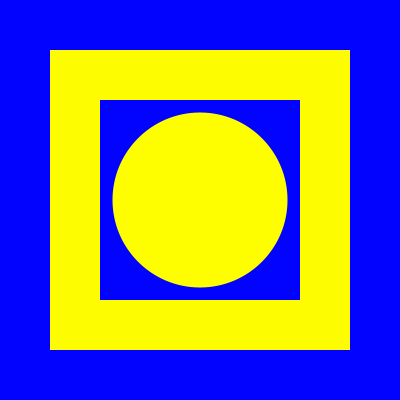
Frame 1 (no input)
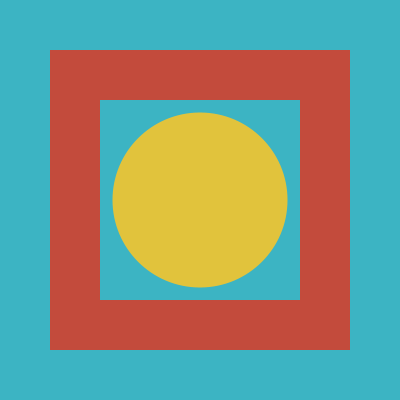
Frame 60 (the mouse pressed at the canvas centre just before this capture)
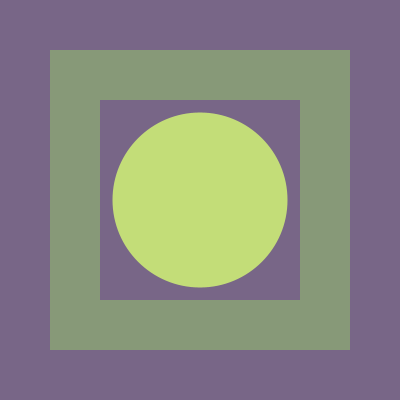
Frame 120 (the mouse held since frame 60 and released just before this capture)

The Processing sketch that drew these frames (run headless with seeded random() and noise(); from frame 60 on, the mouse is pressed at the canvas centre):

// Processing sketch: conditinals02
// ── conditinals02.pde
//variables go here
int myRed = 0;
int myGreen = 0;
int myBlue = 255;

//this runs once
void setup() {
  //put your code in here  
  size(400,400);
  frameRate(30);
}

//this runs all the time
void draw() {
  //put your code in here
  myRed = myRed + 1;
  myBlue = myBlue - 1;
  myGreen = myGreen + 3;
  
  println("myRed: ", myRed, "myGreen: ", myGreen, "myBlue: ", myBlue);
  //check value of myRed: if greater than 255, reset to 0.
  if (myRed == 255) {
     myRed = 0; 
  }
  
  if (myBlue == 0) {
     myBlue = 255; 
  }
  
  if (myGreen > 255) {
    myGreen = 0;
  }
  
  background(myRed, myGreen, myBlue);
  noStroke();
  fill(255-myRed, 255-myGreen, 255-myBlue);
  rect(50,50,300,300);
  fill(myRed, myGreen, myBlue);
  rect(100,100,200,200);
  fill(255-myRed/2, 255-myGreen/3, 255-myBlue);
  ellipse(width/2,height/2,175,175);
  
}
